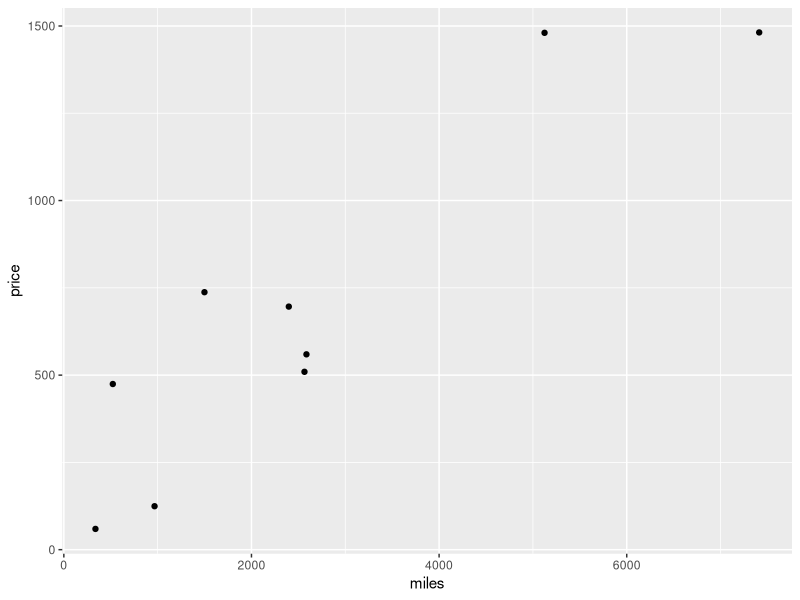

Here is the R script that generated this plot:
library(ggplot2)

flighttxt <- '
miles price
337 59.5
2565 509.5
967 124.5
5124 1480.4
2398 696.23
2586 559.5
7412 1481.5
522 474.5
1499 737.5
'
flight <- read.table(header=T, text=flighttxt)

ggplot(data=flight, aes(x=miles, y=price)) + geom_point()

cor.test(flight$miles, flight$price)